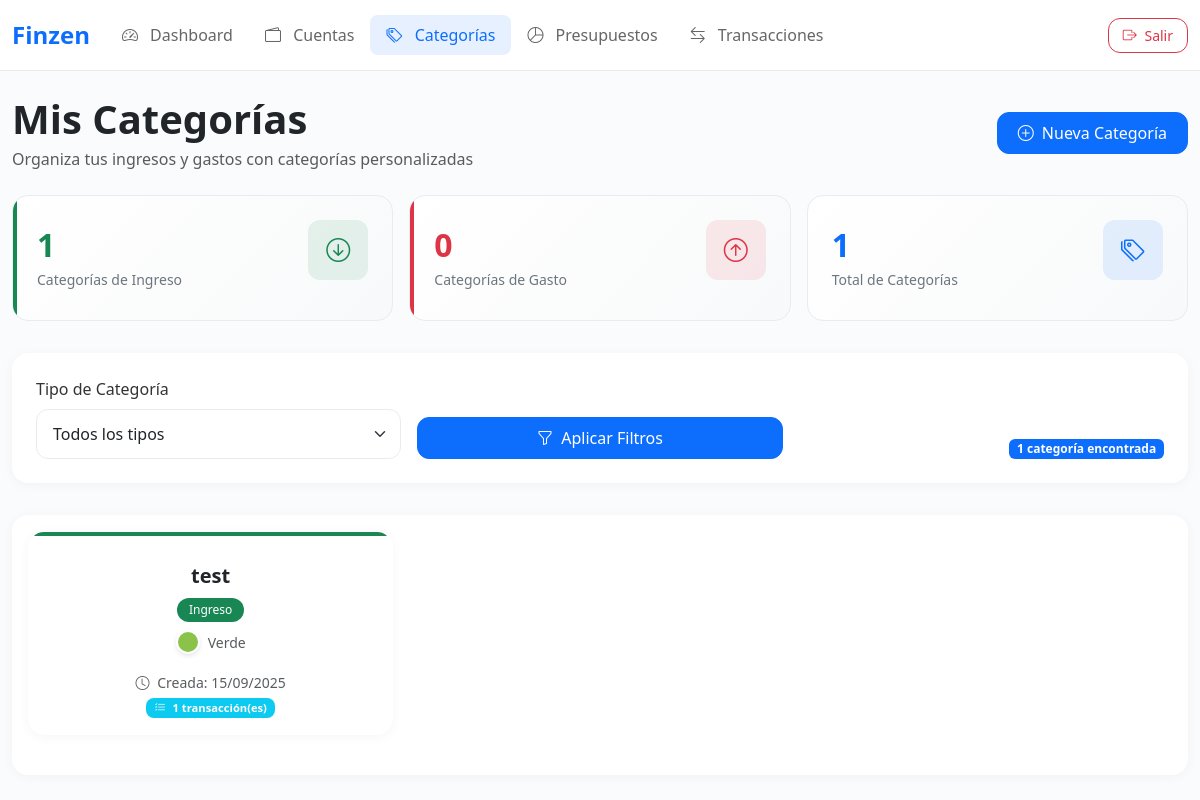
The page /user/categorias.php (signed in) on the database as committed earlier.
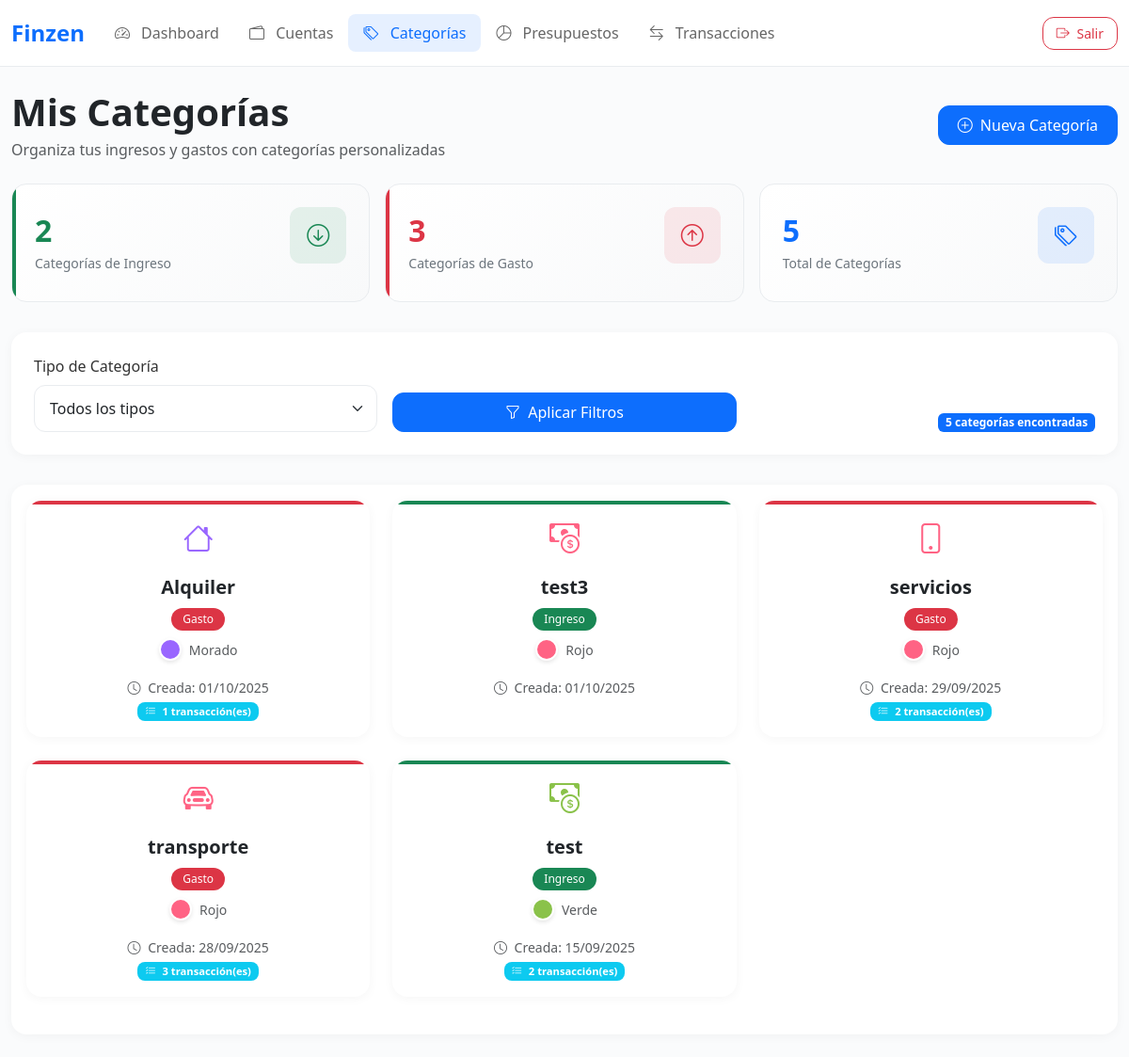
The same page on the database as committed later.
### tables this page shows
CREATE TABLE `categorias` (
  `id` int(10) UNSIGNED NOT NULL,
  `usuario_id` int(10) UNSIGNED NOT NULL,
  `nombre` varchar(50) NOT NULL,
  `tipo` enum('ingreso','gasto') NOT NULL,
  `icono` varchar(50) DEFAULT 'category',
  `color` char(7) DEFAULT '#1976D2',
  `creado_en` timestamp NOT NULL DEFAULT current_timestamp(),
  `actualizado_en` timestamp NULL DEFAULT NULL ON UPDATE current_timestamp()
);

### user/categorias.php (the view, shortened to what the changed rows need)
<?php
$db = Conexion::obtenerInstancia()->obtenerConexion();
$usuario_id = $_SESSION["user_id"];
$tipos = [
    "ingreso" => "Ingreso",
    "gasto" => "Gasto"
];
$colores = [
    "#1976D2" => "Azul Principal",
    "#FF6384" => "Rojo",
    "#36A2EB" => "Azul Claro",
    "#FFCE56" => "Amarillo",
    "#4BC0C0" => "Turquesa",
    "#9966FF" => "Morado",
    "#FF9F40" => "Naranja",
    "#8AC24A" => "Verde",
    "#F06292" => "Rosa",
    "#7986CB" => "Índigo",
    "#A1887F" => "Marrón",
    "#4CAF50" => "Verde Success",
    "#F44336" => "Rojo Danger",
    "#FF9800" => "Naranja Warning"
];
class CategoryRepository {
    private $db;
    public function __construct($db) {
        $this->db = $db;
    }
    public function getAll($userId, $filters = [], $limit = 10, $offset = 0) {
        $query = "
            SELECT c.*, u.nombre_usuario,
                   COUNT(t.id) as total_transacciones
            FROM categorias c
            JOIN usuarios u ON c.usuario_id = u.id
            LEFT JOIN transacciones t ON c.id = t.categoria_id
            WHERE c.usuario_id = :usuario_id
        ";
        $params = [':usuario_id' => $userId];
        $query .= " GROUP BY c.id";
        $countStmt = $this->db->prepare("SELECT COUNT(*) FROM ($query) AS filtered");
        $countStmt->execute($params);
        $total = $countStmt->fetchColumn();
        $query .= " ORDER BY c.creado_en DESC LIMIT :limit OFFSET :offset";
        $stmt = $this->db->prepare($query);
        $stmt->bindValue(':limit', $limit, PDO::PARAM_INT);
        $stmt->bindValue(':offset', $offset, PDO::PARAM_INT);
        foreach ($params as $key => $value) {
            $stmt->bindValue($key, $value);
        }
        $stmt->execute();
        return [
            'data' => $stmt->fetchAll(),
            'total' => $total
        ];
    }
    public function getStatsByType($userId) {
        $stmt = $this->db->prepare("
            SELECT
                tipo,
                COUNT(*) as total_categorias
            FROM categorias
            WHERE usuario_id = :usuario_id
            GROUP BY tipo
        ");
        $stmt->execute([':usuario_id' => $userId]);
        $stats = ['ingreso' => 0, 'gasto' => 0];
        while ($row = $stmt->fetch(PDO::FETCH_ASSOC)) {
            $stats[$row['tipo']] = (int)$row['total_categorias'];
        }
        return $stats;
    }
}
$categoryRepo = new CategoryRepository($db);
$filters = [
    'tipo' => $_GET['tipo'] ?? '',
];
$page = isset($_GET['page']) ? (int)$_GET['page'] : 1;
$perPage = 6;
$offset = ($page - 1) * $perPage;
$result = $categoryRepo->getAll($usuario_id, $filters, $perPage, $offset);
$categorias = $result['data'];
$totalCategorias = $result['total'];
$stats = $categoryRepo->getStatsByType($usuario_id);
?>
<!DOCTYPE html>
<html lang="es">
<head>
    <link href="https://cdn.jsdelivr.net/npm/bootstrap@5.3.0/dist/css/bootstrap.min.css" rel="stylesheet">
    <link rel="stylesheet" href="https://cdn.jsdelivr.net/npm/bootstrap-icons@1.10.0/font/bootstrap-icons.css">
</head>
<body>
    <div class="container py-4">
        <div class="d-flex justify-content-between align-items-center mb-4">
            <div>
                <h1 class="mb-1">Mis Categorías</h1>
            </div>
        </div>
        <div class="stats-grid">
            <div class="stat-card ingreso">
                <div class="d-flex justify-content-between align-items-center">
                    <div>
                        <div class="stat-value text-success"><?= $stats['ingreso'] ?></div>
                        <div class="stat-label">Categorías de Ingreso</div>
                    </div>
                </div>
            </div>
            <div class="stat-card gasto">
                <div class="d-flex justify-content-between align-items-center">
                    <div>
                        <div class="stat-value text-danger"><?= $stats['gasto'] ?></div>
                        <div class="stat-label">Categorías de Gasto</div>
                    </div>
                </div>
            </div>
            <div class="stat-card">
                <div class="d-flex justify-content-between align-items-center">
                    <div>
                        <div class="stat-value text-primary"><?= $totalCategorias ?></div>
                        <div class="stat-label">Total de Categorías</div>
                    </div>
                </div>
            </div>
        </div>
        <div class="filters-card">
            <div class="row g-3 align-items-end">
                <div class="col-md-4 text-md-end">
                    <span class="badge bg-primary badge-custom">
                        <?= $totalCategorias ?> categoría<?= $totalCategorias !== 1 ? 's' : '' ?> encontrada<?= $totalCategorias !== 1 ? 's' : '' ?>
                    </span>
                </div>
            </div>
        </div>
        <div class="card">
            <div class="card-body">
                <?php if (empty($categorias)): ?>
                    <div class="empty-state">
                        <i class="bi bi-tags"></i>
                        <h3 class="mb-2">No se encontraron categorías</h3>
                        <p class="text-muted mb-4">No hay categorías que coincidan con los filtros seleccionados</p>
                        <button class="btn btn-primary" data-bs-toggle="modal" data-bs-target="#addCategoryModal">
                            <i class="bi bi-plus-circle me-1"></i> Agregar Categoría
                        </button>
                    </div>
                <?php else: ?>
                    <div class="row row-cols-1 row-cols-md-2 row-cols-lg-3 g-4 mb-4">
                        <?php foreach ($categorias as $categoria): ?>
                        <div class="col">
                            <div class="card category-card h-100 <?= $categoria["tipo"] ?>">
                                <div class="card-body">
                                    <div class="text-center mb-3">
                                        <div class="icon-preview" style="color: <?= htmlspecialchars($categoria["color"]) ?>">
                                            <i class="bi <?= htmlspecialchars($categoria["icono"]) ?>"></i>
                                        </div>
                                        <h5 class="card-title mb-2"><?= htmlspecialchars($categoria["nombre"]) ?></h5>
                                        <div class="mb-2">
                                            <span class="badge <?= $categoria["tipo"] === 'ingreso' ? 'bg-success' : 'bg-danger' ?> category-badge">
                                                <?= htmlspecialchars($tipos[$categoria["tipo"]]) ?>
                                            </span>
                                        </div>
                                        <div class="color-selector justify-content-center">
                                            <span class="color-circle" style="background-color: <?= htmlspecialchars($categoria["color"]) ?>"></span>
                                            <small class="text-muted"><?= htmlspecialchars($colores[$categoria["color"]] ?? $categoria["color"]) ?></small>
                                        </div>
                                    </div>
                                    <div class="text-center">
                                        <small class="text-muted">
                                            <i class="bi bi-clock me-1"></i>
                                            Creada: <?= date('d/m/Y', strtotime($categoria["creado_en"])) ?>
                                        </small>
                                        <?php if ($categoria["total_transacciones"] > 0): ?>
                                            <br>
                                            <span class="badge bg-info transactions-badge">
                                                <i class="bi bi-list-check me-1"></i>
                                                <?= $categoria["total_transacciones"] ?> transacción(es)
                                            </span>
                                        <?php endif; ?>
                                    </div>
                                </div>
                            </div>
                        </div>
                        <?php endforeach; ?>
                    </div>
                <?php endif; ?>
            </div>
        </div>
    </div>
</body>
</html>

Rows that differ between the two databases and show on the page:
added categorias: nombre "Alquiler", tipo "Gasto", color "Morado", creado_en "01/10/2025", total_transacciones "1"
added categorias: nombre "test3", tipo "Ingreso", color "Rojo", creado_en "01/10/2025"
added categorias: nombre "servicios", tipo "Gasto", color "Rojo", creado_en "29/09/2025", total_transacciones "2"
added categorias: nombre "transporte", tipo "Gasto", color "Rojo", creado_en "28/09/2025", total_transacciones "3"
changed categorias "test": icono "fa-money-bill-wave" → "bi-cash-coin" (drawn); total_transacciones "1" → "2"
Other text that changed with them:
$stats['ingreso']: "1" → "2"
$stats['gasto']: "0" → "3"
$totalCategorias: "1" → "5"
text now shown: "s s"
